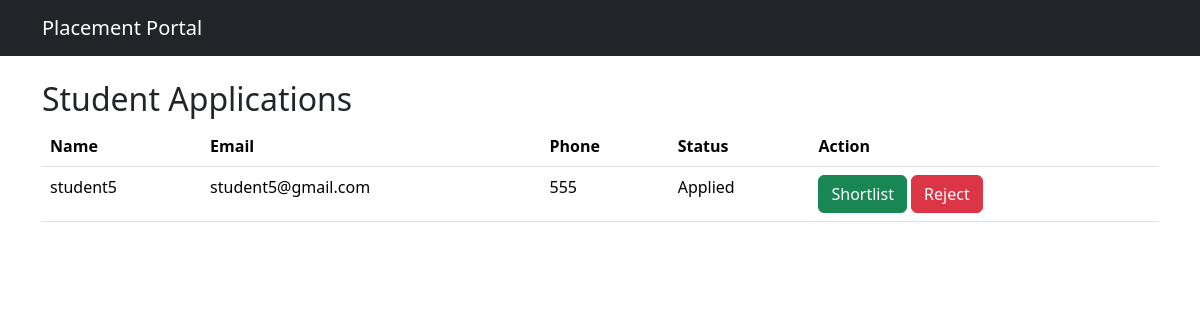
Screenshot of /company/applications/1 (signed in) with the database file from the repository.
### tables this page shows
CREATE TABLE applications(
        id INTEGER PRIMARY KEY AUTOINCREMENT,
        student_id INTEGER,
        drive_id INTEGER,
        application_date TEXT,
        status TEXT DEFAULT 'Applied',
        UNIQUE(student_id, drive_id)
    );

CREATE TABLE students(
        id INTEGER PRIMARY KEY AUTOINCREMENT,
        name TEXT,
        email TEXT UNIQUE,
        password TEXT,
        phone TEXT,
        resume TEXT,
        status TEXT DEFAULT 'active'
    );

### app.py (the view)
@app.route("/company/applications/<int:drive_id>")
def company_applications(drive_id):
    if not session.get("company_id"):
        return redirect("/login")
    conn = get_db()
    cur = conn.cursor()
    cur.execute("""
        SELECT applications.id, students.name, students.email, students.phone, applications.status
        FROM applications
        JOIN students ON applications.student_id = students.id
        WHERE applications.drive_id=?
    """, (drive_id,))
    apps = cur.fetchall()
    conn.close()
    return render_template("company_applications.html", apps=apps)

### models.py (called while the page is built)
def get_db():
    conn = sqlite3.connect(DATABASE, timeout=10)
    conn.row_factory = sqlite3.Row
    return conn

### templates/company_applications.html
{% extends "base.html" %}
{% block content %}
<h2>Student Applications</h2>
<table class="table">
<tr>
<th>Name</th>
<th>Email</th>
<th>Phone</th>
<th>Status</th>
<th>Action</th>
</tr>
{% for a in apps %}
<tr>
<td>{{a.name}}</td>
<td>{{a.email}}</td>
<td>{{a.phone}}</td>
<td>{{a.status}}</td>
<td>
<a href="/company/shortlist/{{a.id}}" class="btn btn-success">
Shortlist
</a>
<a href="/company/reject_student/{{a.id}}" class="btn btn-danger">
Reject
</a>
</td>
</tr>
{% endfor %}
</table>
{% endblock %}

### rows the page displays
applications: name "student5", email "student5@gmail.com", phone "555", status "Applied"
